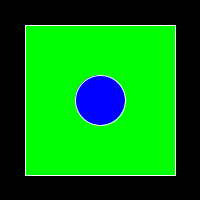
Frame 1 (no input)
Frame 60 (the mouse pressed at the canvas centre just before this capture): identical to frame 1, image omitted
Frame 120 (the mouse held since frame 60 and released just before this capture): identical to frame 1, image omitted

The Processing sketch that drew this single still picture (run headless with seeded random() and noise(); from frame 60 on, the mouse is pressed at the canvas centre):

// Processing sketch: Exercise_4_4_3_2
// ── Exercise_4_4_3_2.pde
int height = 200; // Canvas height
int width = 200; // Canvas width
int centerX = 100; // Center X-coordinate
int centerY = 100; // Center Y-coordinate
int squareSize = 150; // Square size
int circleSize = 50; // Circle size

void setup() {
  size(200,200); // Set canvas size
}

void draw() {
  background(0); // Black background
  stroke(255); // Outline color white/line color
  rectMode(CENTER); // Center the square in the frame
  fill(0,255,0); // Square color
  rect(centerX,centerY,squareSize,squareSize); // Green square
  fill(0,0,255); // Circle color
  ellipse(centerX,centerY,circleSize,circleSize); // Circle position and size
}
